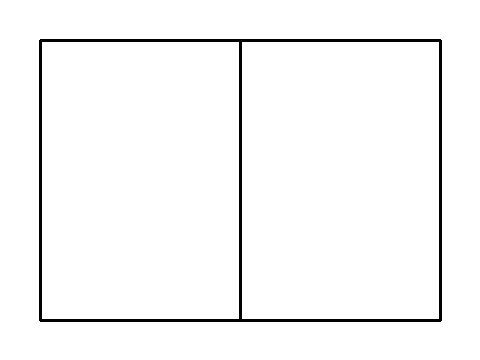
#> input picture server/tests/fixtures/floorplans/G-CAD-1.png, 480 x 360 px
$ python -i parser_cv.py   (imports and definitions only)
#> lines starting #> are read from the running program, lines starting #| are printed output that depends on the picture; after the words box and inside, x2 and y2 are one past the last pixel; in counts of white or black regions, pixels touching at a corner belong together
#> `picture = cv2.imread('../../../tests/fixtures/floorplans/G-CAD-1.png',..`: picture: shape (360, 480); 97.2% white; 1 black region, box (x1, y1, x2, y2) and area: (39, 39, 442, 322) 4907
from __future__ import annotations

import math
from dataclasses import dataclass
from pathlib import Path
from typing import Literal

import cv2
import numpy as np

from app.schemas.floorplan import FloorPlanModel, Point, Wall
from app.services.floorplan.parser_vlm import VlmParseResult, walls_from_room_polygons

MIN_WALL_COUNT = 4
MIN_LINE_LENGTH = 40
HOUGH_THRESHOLD = 80
MAX_LINE_GAP = 10
AXIS_ALIGN_TOL_DEG = 12.0
BOUNDS_MARGIN_RATIO = 0.06
MAX_WALLS_PER_ROOM = 12
MIN_WALL_QUALITY = 0.45


# [13 lines that did not run here, left out]


def _merge_similar_lines(
    lines: np.ndarray,
    angle_tol: float = 5.0,
    dist_tol: float = 12.0,
    min_line_length: float = MIN_LINE_LENGTH,
) -> list[tuple[float, float, float, float]]:
    merged: list[tuple[float, float, float, float]] = []
    for raw in lines:
        x1, y1, x2, y2 = map(float, raw[0])
        angle = math.degrees(math.atan2(y2 - y1, x2 - x1))
        length = math.hypot(x2 - x1, y2 - y1)
        if length < min_line_length:
            continue

        duplicate = False
        for index, (mx1, my1, mx2, my2) in enumerate(merged):
            mangle = math.degrees(math.atan2(my2 - my1, mx2 - mx1))
            if abs(angle - mangle) <= angle_tol or abs(abs(angle - mangle) - 180) <= angle_tol:
                mid_x = (x1 + x2) / 2
                mid_y = (y1 + y2) / 2
                mmid_x = (mx1 + mx2) / 2
                mmid_y = (my1 + my2) / 2
                if math.hypot(mid_x - mmid_x, mid_y - mmid_y) <= dist_tol:
                    merged[index] = (
                        min(mx1, x1),
                        min(my1, y1),
                        max(mx2, x2),
                        max(my2, y2),
                    )
                    duplicate = True
                    break
        if not duplicate:
            merged.append((x1, y1, x2, y2))
    return merged


# [10 lines that did not run here, left out]


def _is_axis_aligned(x1: float, y1: float, x2: float, y2: float) -> bool:
    angle = abs(math.degrees(math.atan2(y2 - y1, x2 - x1)))
    return (
        angle <= AXIS_ALIGN_TOL_DEG
        or abs(angle - 90) <= AXIS_ALIGN_TOL_DEG
        or abs(angle - 180) <= AXIS_ALIGN_TOL_DEG
    )


# [25 lines that did not run here, left out]


def _line_in_bounds(x1: float, y1: float, x2: float, y2: float, bounds: tuple[float, float, float, float]) -> bool:
    left, top, right, bottom = bounds
    mid_x = (x1 + x2) / 2
    mid_y = (y1 + y2) / 2
    return left <= mid_x <= right and top <= mid_y <= bottom


def _prepare_structural_edges(gray: np.ndarray) -> np.ndarray:
    """提取偏粗的结构墙线，弱化尺寸标注与家具细线。"""
    blurred = cv2.GaussianBlur(gray, (5, 5), 0)
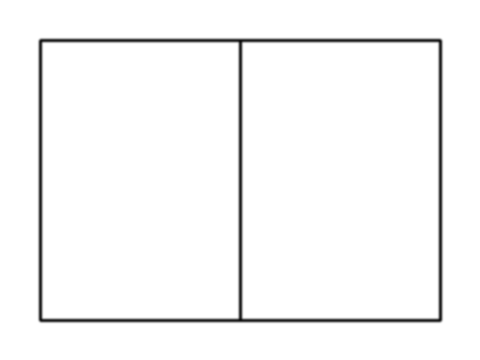
#> blurred: shape (360, 480); min 10, max 255, mean 247.8
    _, binary = cv2.threshold(blurred, 0, 255, cv2.THRESH_BINARY_INV + cv2.THRESH_OTSU)
#> binary: shape (360, 480); 2.8% white; 1 white region, box (x1, y1, x2, y2) and area: (39, 39, 442, 322) 4915
    thin_kernel = cv2.getStructuringElement(cv2.MORPH_RECT, (2, 2))
    thick_kernel = cv2.getStructuringElement(cv2.MORPH_RECT, (4, 4))
    opened = cv2.morphologyEx(binary, cv2.MORPH_OPEN, thin_kernel, iterations=1)
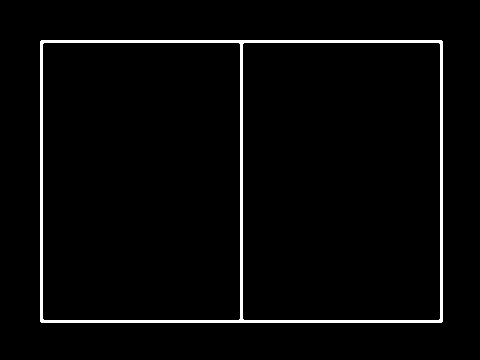
#> opened: shape (360, 480); 2.8% white; 1 white region, box (x1, y1, x2, y2) and area: (40, 40, 443, 323) 4915
    closed = cv2.morphologyEx(opened, cv2.MORPH_CLOSE, thick_kernel, iterations=1)
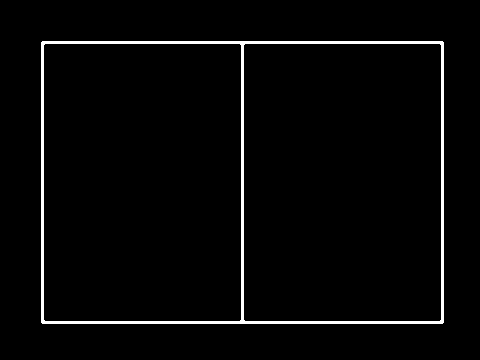
#> closed: shape (360, 480); 2.8% white; 1 white region, box (x1, y1, x2, y2) and area: (41, 41, 444, 324) 4915
    return cv2.Canny(closed, 40, 120, apertureSize=3)
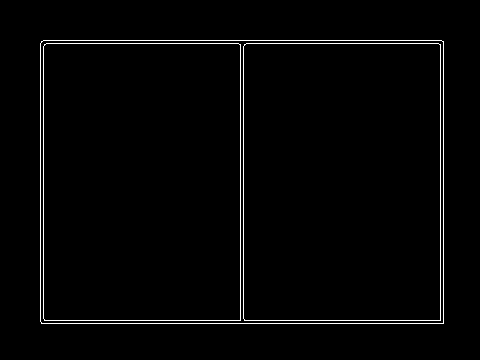
#> returned value: shape (360, 480); 1.9% white in thin lines or dots, all inside (x1, y1, x2, y2) = (40, 40, 444, 324)


# [27 lines that did not run here, left out]


def _is_colored_floorplan(image: np.ndarray) -> bool:
    """彩色渲染户型（家具/地板纹理）不适合 Hough 墙线提取。"""
    hsv = cv2.cvtColor(image, cv2.COLOR_BGR2HSV)
    return float(hsv[:, :, 1].std()) > 20.0


# [5 lines that did not run here, left out]


# [51 lines that did not run here, left out]


# [9 lines that did not run here, left out]


# [2 lines that did not run here, left out]

>>> import cv2
>>> picture = cv2.imread('../../../tests/fixtures/floorplans/G-CAD-1.png', cv2.IMREAD_GRAYSCALE)
>>> result = _prepare_structural_edges(picture)
